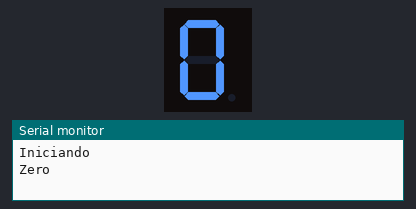
This sketch was run on a simulated Arduino Uno, built with avr-gcc and run on an emulated ATmega328P. On the bench: 1-digit seven-segment display, the last lines printed to the serial monitor. Wiring (inferred from the names in the program): 1-digit 7-segment display, segments lit when HIGH: segments pin 3, pin 2, pin 8, pin 7, pin 6, pin 4, pin 5, pin 9. The segment pins are drawn as the display they are named for.

Above: at 0.1 s.
At 10.1 s:
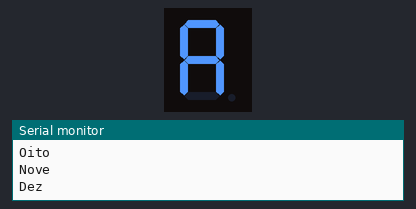
At 12.1 s:
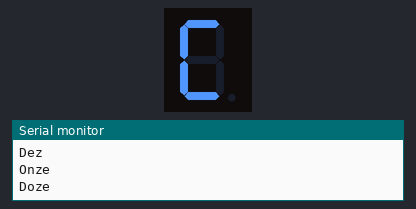
At 13.1 s:
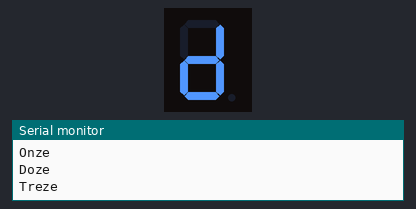
At 14.1 s:
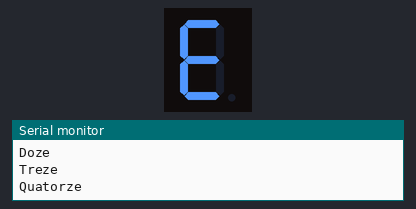
At 15.1 s:
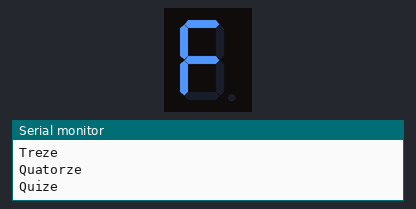

The sketch:

Seg8.ino
```cpp
//Controle de LED 8 segmentos com 10 pinos

int n;
#define seg0 2
#define seg1 3
#define seg2 4
#define seg3 5
#define seg4 6
#define seg5 7
#define seg6 8
#define seg7 9

void setup() {
    //Tensão x manda sinal apenas para x, dado resistor x?
    Serial.begin(9600);
    Serial.println("Iniciando");

    pinMode(seg0, OUTPUT);
    pinMode(seg1, OUTPUT);
    pinMode(seg2, OUTPUT);
    pinMode(seg3, OUTPUT);
    pinMode(seg4, OUTPUT);
    pinMode(seg5, OUTPUT);
    pinMode(seg6, OUTPUT);
    pinMode(seg7, OUTPUT);

    digitalWrite(seg0, LOW);
    digitalWrite(seg1, LOW);
    digitalWrite(seg2, LOW);
    digitalWrite(seg3, LOW);
    digitalWrite(seg4, LOW);
    digitalWrite(seg5, LOW);
    digitalWrite(seg6, LOW);
    digitalWrite(seg7, LOW);
}
void number(int n){
  if (n == 0){
    digitalWrite(seg3, LOW);
    digitalWrite(seg0, HIGH); //   ----
    digitalWrite(seg1, HIGH); //  |    |
    digitalWrite(seg2, HIGH); //  |    |
    digitalWrite(seg4, HIGH); //  |    |
    digitalWrite(seg5, HIGH); //   ----
    digitalWrite(seg6, HIGH);
    Serial.println("Zero");
  } else if (n == 1){
    digitalWrite(seg1, LOW);
    digitalWrite(seg2, LOW);
    digitalWrite(seg3, LOW);
    digitalWrite(seg4, LOW);
    digitalWrite(seg5, LOW);
    digitalWrite(seg0, HIGH); //      |
    digitalWrite(seg6, HIGH); //      |
    Serial.println("Um");
  } else if (n == 2){
    digitalWrite(seg2, LOW);
    digitalWrite(seg4, LOW);
    digitalWrite(seg6, LOW);
    digitalWrite(seg0, HIGH); //   ----
    digitalWrite(seg1, HIGH); //       |
    digitalWrite(seg3, HIGH); //   ----
    digitalWrite(seg4, HIGH); //  |
    digitalWrite(seg5, HIGH); //   ----
    Serial.println("Dois");
  } else if (n == 3){
    digitalWrite(seg2, LOW);
    digitalWrite(seg4, LOW);
    digitalWrite(seg0, HIGH); //  ----
    digitalWrite(seg1, HIGH); //      |
    digitalWrite(seg3, HIGH); //  ----
    digitalWrite(seg5, HIGH); //      |
    digitalWrite(seg6, HIGH); //  ----
    Serial.println("Três");
  } else if (n == 4){
    digitalWrite(seg1, LOW);
    digitalWrite(seg4, LOW);
    digitalWrite(seg5, LOW);
    digitalWrite(seg7, LOW);
    digitalWrite(seg0, HIGH); //  |   |
    digitalWrite(seg2, HIGH); //   ---
    digitalWrite(seg3, HIGH); //      |
    digitalWrite(seg6, HIGH);
    Serial.println("Quatro");
  } else if (n == 5){
    digitalWrite(seg0, LOW);
    digitalWrite(seg4, LOW);
    digitalWrite(seg1, HIGH); //   ----
    digitalWrite(seg2, HIGH); //  |
    digitalWrite(seg3, HIGH); //   ----
    digitalWrite(seg5, HIGH); //       |
    digitalWrite(seg6, HIGH); //   ----
    Serial.println("Cinco");
  } else if (n == 6){
    digitalWrite(seg0, LOW);
    digitalWrite(seg1, HIGH); //   ----
    digitalWrite(seg2, HIGH); //  |
    digitalWrite(seg3, HIGH); //   ----
    digitalWrite(seg4, HIGH); //  |    |
    digitalWrite(seg5, HIGH); //   ----
    digitalWrite(seg6, HIGH);
    Serial.println("Seis");
  } else if (n == 7){
    digitalWrite(seg2, LOW);
    digitalWrite(seg3, LOW);
    digitalWrite(seg4, LOW);
    digitalWrite(seg5, LOW);
    digitalWrite(seg0, HIGH); //   ---
    digitalWrite(seg1, HIGH); //      |
    digitalWrite(seg6, HIGH); //      |
    Serial.println("Sete");
   } else if (n == 8){
    digitalWrite(seg0, HIGH); //   ----
    digitalWrite(seg1, HIGH); //  |    |
    digitalWrite(seg2, HIGH); //  |----|
    digitalWrite(seg3, HIGH); //  |    |
    digitalWrite(seg4, HIGH); //   ----
    digitalWrite(seg5, HIGH);
    digitalWrite(seg6, HIGH);
    Serial.println("Oito");
   } else if (n == 9){
    digitalWrite(seg4, LOW);
    digitalWrite(seg0, HIGH); //   ----
    digitalWrite(seg1, HIGH); //  |    |
    digitalWrite(seg2, HIGH); //  |----|
    digitalWrite(seg3, HIGH); //       |
    digitalWrite(seg5, HIGH); //   ----
    digitalWrite(seg6, HIGH);
    Serial.println("Nove");
   } else if (n == 10){
    digitalWrite(seg0, HIGH); //   ----
    digitalWrite(seg1, HIGH); //  |    |
    digitalWrite(seg2, HIGH); //  |----|
    digitalWrite(seg3, HIGH); //  |    |
    digitalWrite(seg4, HIGH);
    digitalWrite(seg5, LOW);
    digitalWrite(seg6, HIGH);
    Serial.println("Dez");
   } else if (n == 11){
    digitalWrite(seg0, LOW);
    digitalWrite(seg1, LOW);  //  |
    digitalWrite(seg2, HIGH); //  |----
    digitalWrite(seg3, HIGH); //  |    |
    digitalWrite(seg4, HIGH); //   ----
    digitalWrite(seg5, HIGH);
    digitalWrite(seg6, HIGH);
    Serial.println("Onze");
   } else if (n == 12){
    digitalWrite(seg0, LOW);  //   ----
    digitalWrite(seg1, HIGH); //  |
    digitalWrite(seg2, HIGH); //  |
    digitalWrite(seg3, LOW);  //  |
    digitalWrite(seg5, HIGH); //   ----
    digitalWrite(seg6, LOW);
    Serial.println("Doze");
   } else if (n == 13){
    digitalWrite(seg0, HIGH); //
    digitalWrite(seg1, LOW);  //       |
    digitalWrite(seg2, LOW);  //   ----|
    digitalWrite(seg3, HIGH); //  |    |
    digitalWrite(seg4, HIGH); //   ----
    digitalWrite(seg5, HIGH);
    digitalWrite(seg6, HIGH);
    Serial.println("Treze");
   } else if (n == 14){
    digitalWrite(seg0, LOW);  //   ----
    digitalWrite(seg1, HIGH); //  |
    digitalWrite(seg2, HIGH); //  |----
    digitalWrite(seg3, HIGH); //  |
    digitalWrite(seg5, HIGH); //   ----
    digitalWrite(seg6, LOW);
    Serial.println("Quatorze");
   } else if (n == 15){
    digitalWrite(seg0, LOW);  //   ----
    digitalWrite(seg1, HIGH); //  |
    digitalWrite(seg2, HIGH); //  |----
    digitalWrite(seg3, HIGH); //  |
    digitalWrite(seg4, HIGH);
    digitalWrite(seg5, LOW);
    digitalWrite(seg6, LOW);
    Serial.println("Quize");
   } else {
    digitalWrite(seg0, HIGH);
    digitalWrite(seg1, HIGH);
    digitalWrite(seg2, HIGH);
    digitalWrite(seg3, HIGH);
    digitalWrite(seg4, HIGH);
    digitalWrite(seg5, HIGH);
    digitalWrite(seg6, HIGH);
    digitalWrite(seg7, HIGH);
    delay(2000);

    digitalWrite(seg0, LOW);
    digitalWrite(seg1, LOW);
    digitalWrite(seg2, LOW);
    digitalWrite(seg3, LOW);
    digitalWrite(seg4, LOW);
    digitalWrite(seg5, LOW);
    digitalWrite(seg6, LOW);
    digitalWrite(seg7, LOW);
    delay(2000);
   }
}
void loop() {
  for (int i = 0; i < 16; i++){
    n = i;
    number(n);
    delay(1000);
  }
}
```

Measured:
- by itself, everything shown: repeats every 16.0 s, in 16 steps
- what the display in image 1 shows lasts 1.0 s, from 10.0 s to 11.0 s
